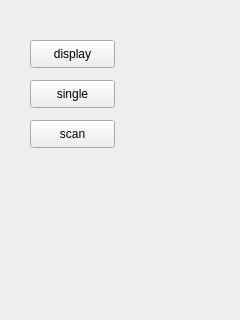
<?xml version="1.0" encoding="UTF-8"?>
<ui version="4.0">
 <class>Form</class>
 <widget class="QWidget" name="Form">
  <property name="geometry">
   <rect>
    <x>0</x>
    <y>0</y>
    <width>240</width>
    <height>320</height>
   </rect>
  </property>
  <property name="windowTitle">
   <string>Form</string>
  </property>
  <widget class="QPushButton" name="pushButton">
   <property name="geometry">
    <rect>
     <x>30</x>
     <y>40</y>
     <width>85</width>
     <height>28</height>
    </rect>
   </property>
   <property name="text">
    <string>display</string>
   </property>
  </widget>
  <widget class="QPushButton" name="pushButton_2">
   <property name="geometry">
    <rect>
     <x>30</x>
     <y>80</y>
     <width>85</width>
     <height>28</height>
    </rect>
   </property>
   <property name="text">
    <string>single</string>
   </property>
  </widget>
  <widget class="QPushButton" name="pushButton_3">
   <property name="geometry">
    <rect>
     <x>30</x>
     <y>120</y>
     <width>85</width>
     <height>28</height>
    </rect>
   </property>
   <property name="text">
    <string>scan</string>
   </property>
  </widget>
 </widget>
 <resources/>
 <connections/>
</ui>
